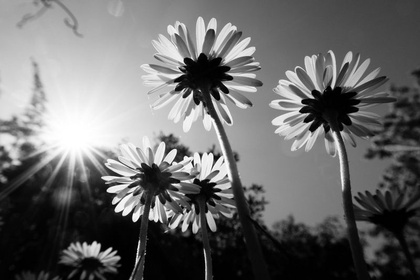
%> input picture IMG_1813.JPG, 420 x 280 px, shrunk from 800 x 534 before the run
$ octave ffft.m   (GNU Octave 9; MATLAB toolbox functions it lacks are replaced by stand-ins)
%> lines starting %> are read from the running program, lines starting %| are printed output that depends on the picture
clc;
clearvars;

f = imread('/MATLAB Drive/Image Processing/IMG_1813.JPG');
%> f is the input picture: size 280x420 uint8; min 0, max 255, mean 106.9
f = im2gray(f);
f = double(f);
%> f: size 280x420 double

F = fft2(f);
F_shift = fftshift(F);

[hrow, hcol] = size(f);
%> hrow = 280; hcol = 420
s = 100;
centerX = floor(hrow / 2) + 1;
%> centerX = 141
centerY = floor(hcol / 2) + 1;
%> centerY = 211

for i = 1:hrow
    for j = 1:hcol
        x = i - centerX;
        y = j - centerY;
        low_pass(i, j) = exp(-0.5 * (x^2 + y^2) / s^2);
    end
end
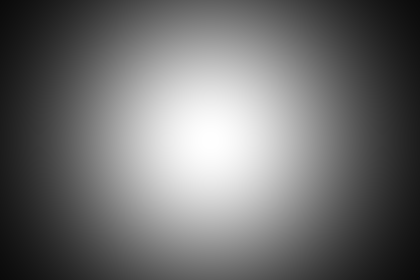
%> low_pass: size 280x420 double; min 0.0414, max 1, mean 0.432

high_pass = 1 - low_pass;

F_low = F_shift .* low_pass;
F_high = F_shift .* high_pass;

low_pass_image = real(ifft2(ifftshift(F_low)));
high_pass_image = real(ifft2(ifftshift(F_high)));
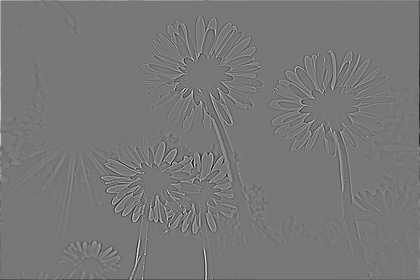
%> high_pass_image: size 280x420 double; min -59.84, max 67.23, mean 0; drawn with min black and max white

figure;
subplot(2, 2, 1); imshow(f, []);
subplot(2, 2, 2); imshow(low_pass_image, []);
subplot(2, 2, 3); imshow(high_pass_image, []);

$ run again, with IMG_1819.JPG copied over IMG_1813.JPG
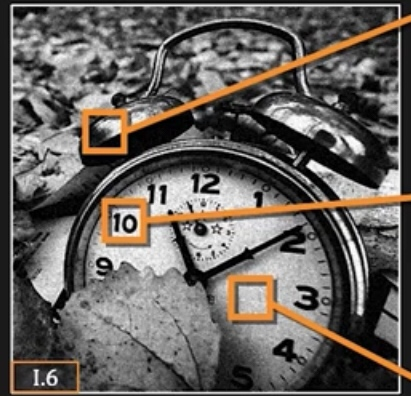
%> input picture IMG_1819.JPG, 411 x 396 px
%> f is the input picture: size 396x411x3 uint8; mean R, G, B 102.7, 97.6, 93.2
%> after the loop `for i = 1:hrow`:
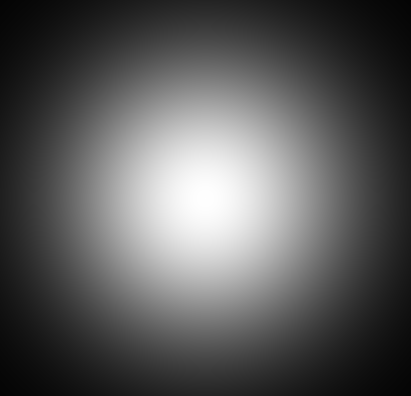
%> low_pass: size 396x411 double; min 0.0172, max 1, mean 0.353
%> `high_pass_image = real(ifft2(ifftshift(F_high)));`:
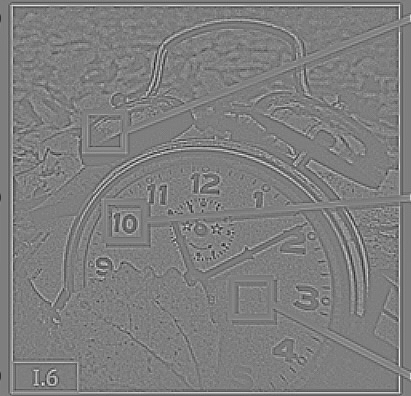
%> high_pass_image: size 396x411 double; min -45.89, max 46.32, mean 0; drawn with min black and max white
